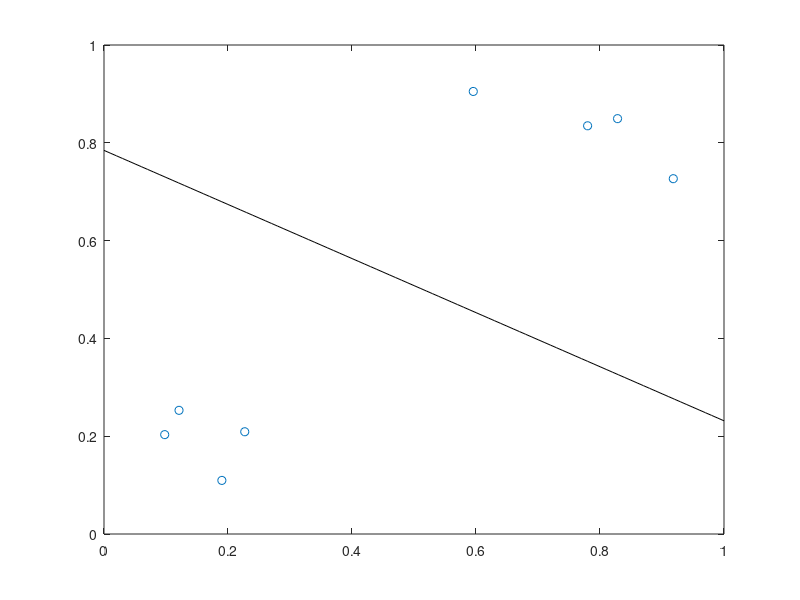

Reproduce this figure in MATLAB.
data = load('data.txt');
numData = size(data,1); numFeat = 2;
H = zeros(numData);
for i = 1 : numData
    for j = 1 : numData
        H(i,j) = data(i, 3) * data(j, 3) * dot(data(i,1:2), data(j,1:2));
    end
end
f = -ones(numData,1);

I = -eye(numData);
i0 = zeros(numData,1);

E = data(:,3)';
e0 = 0;

l = eps^.5;
H = H + l * eye(numData);
a = quadprog(H,f,I,i0,E,e0)

w = (a .* data(:,3))' * data(:,1:2)
i=min(find((a>0.1)&(data(:,3)==1)))
G=data(:,1:2)*data(:,1:2)'
b=1-G(i,:)*(a.*data(:,3))

xs = [0:0.01:1]
ys = -(w(1) * xs + b) / w(2)
plot(data(:,1), data(:,2), 'o')
hold on;
plot(xs, ys, '-k')